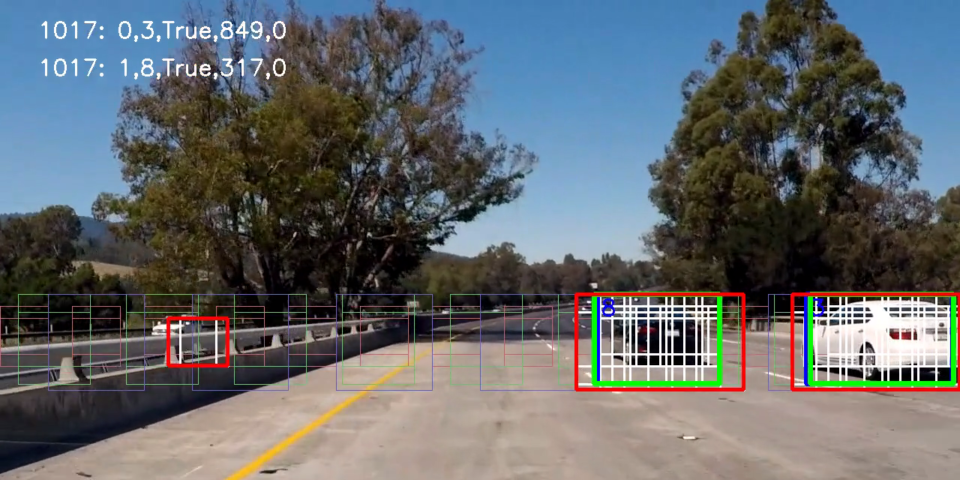
#> input picture VehicleDetection.png, 1920 x 960 px (shown at 1/2 size)
$ python -i crossval.py   (imports and definitions only)
#> lines starting #> are read from the running program, lines starting #| are printed output that depends on the picture
import numpy as np
import cv2
import matplotlib.image as mpimg

import os

import time
from sklearn.svm import LinearSVC
from sklearn.preprocessing import StandardScaler
from skimage.feature import hog
from sklearn.model_selection import KFold

# **KFOLD TEST FOR ...**

carfld = './../data/vehicles/'
nonfld = './../data/non-vehicles/'


def convert_color(img, frm="RGB", to="BGR"):
#> called with frm = 'RGB', to = 'BGR'
    converted = None
    if (frm == to):
        converted = np.copy(img)
    elif (frm == "RGB" and to == "BGR") or (frm == "BGR" and to == "RGB"):
        r, g, b = cv2.split(img)
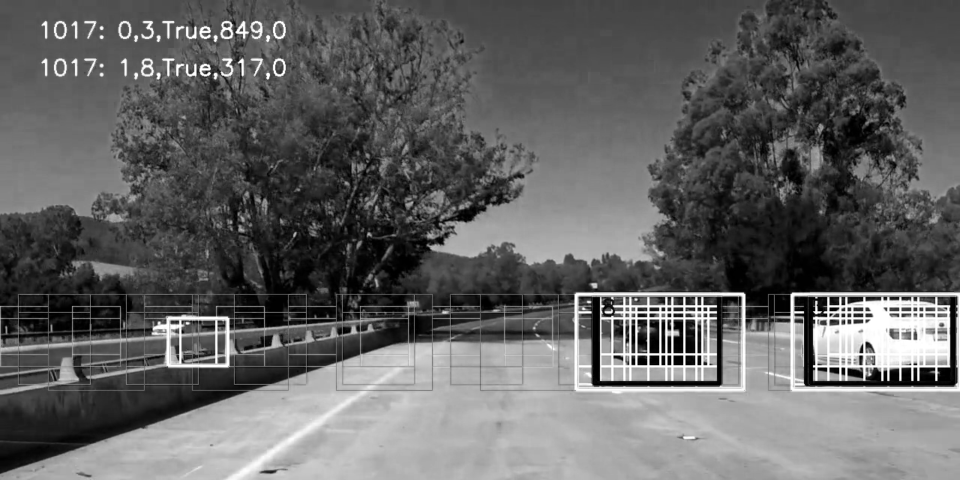
#> r: shape (960, 1920) (shown at 1/2 size); min 0, max 255, mean 98.6
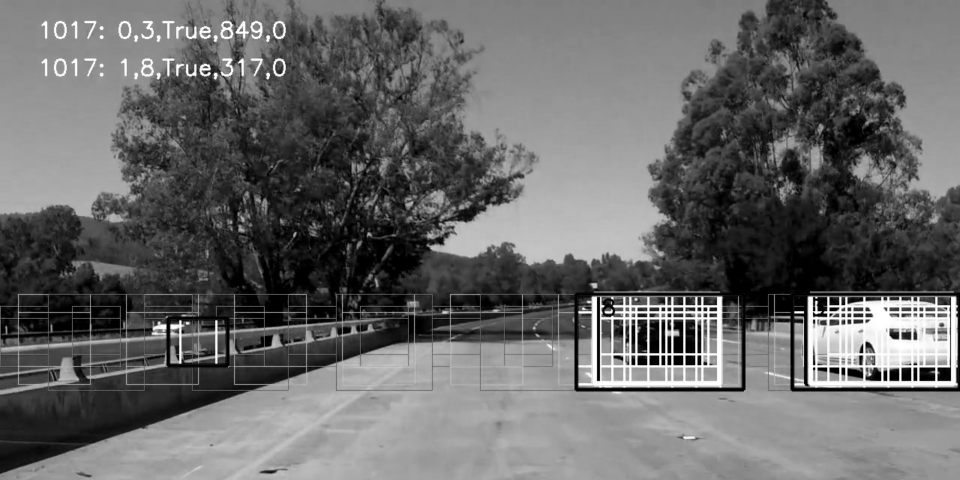
#> g: shape (960, 1920) (shown at 1/2 size); min 0, max 255, mean 103.5
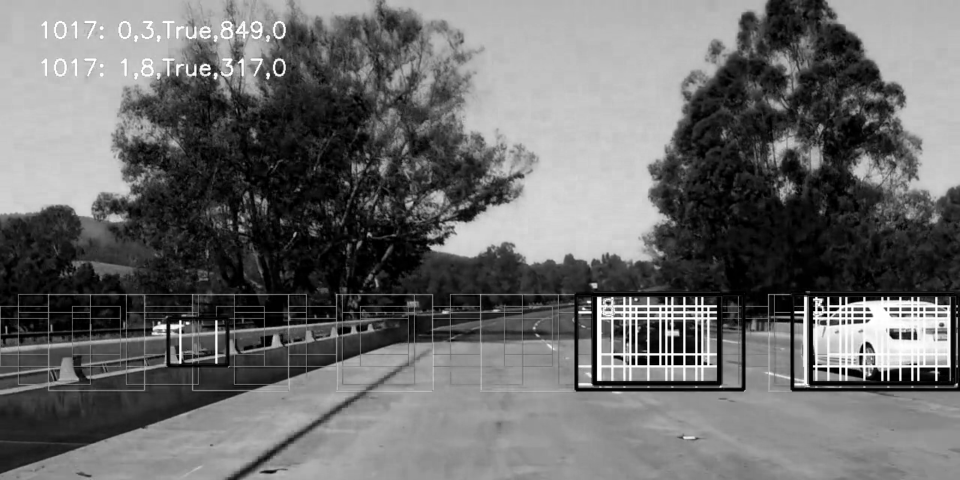
#> b: shape (960, 1920) (shown at 1/2 size); min 0, max 255, mean 107
        converted = cv2.merge((b, g, r))
#> converted is the input picture: shape (960, 1920, 3); mean B, G, R 107, 103.5, 98.6
    elif (frm == "RGB"):
        if to == 'HSV':
            converted = cv2.cvtColor(img, cv2.COLOR_RGB2HSV)
        elif to == 'LUV':
            converted = cv2.cvtColor(img, cv2.COLOR_RGB2LUV)
        elif to == 'HLS':
            converted = cv2.cvtColor(img, cv2.COLOR_RGB2HLS)
        elif to == 'YUV':
            converted = cv2.cvtColor(img, cv2.COLOR_RGB2YUV)
        elif to == 'YCrCb':
            converted = cv2.cvtColor(img, cv2.COLOR_RGB2YCrCb)
        else:
            print('convert color error', frm, to)
    elif (frm == "BGR"):
        if to == 'HSV':
            converted = cv2.cvtColor(img, cv2.COLOR_BGR2HSV)
        elif to == 'LUV':
            converted = cv2.cvtColor(img, cv2.COLOR_BGR2LUV)
        elif to == 'HLS':
            converted = cv2.cvtColor(img, cv2.COLOR_BGR2HLS)
        elif to == 'YUV':
            converted = cv2.cvtColor(img, cv2.COLOR_BGR2YUV)
        elif to == 'YCrCb':
            converted = cv2.cvtColor(img, cv2.COLOR_BGR2YCrCb)
        else:
            print('convert color error', frm, to)
    else:
        print('convert color error', frm, to)
    return converted


# Define a function to compute binned color features
# [137 lines left out: functions bin_spatial, color_hist, get_hog_features, extract_features_hog, extract_features, not called in this run]


num_samples = 50
cars = []
notcars = []
i = 0
# [9 lines not run here, left out]

i = 0
# [12 lines not run here, left out]
# Split up data into randomized training and test sets

nfold = 2
nnfold = 5

allcars = cars + notcars
y = np.hstack((np.ones(len(cars)), np.zeros(len(notcars))))
indices = np.arange(0, len(y))

kfolds = []
# [8 lines not run here, left out]

# TODO: Tweak these parameters and see how the results change.
imreader_list = ['cv2']
colorspace_list = ['YCrCb', 'YUV']
orient_list = [9, 6, 12, 8, 10, 7, 11]
pix_per_cell_list = [8, 16]
cell_per_block_list = [2,1]
hog_channel_list = [[0,1],[0,2],[1,2],[0,1,2],[0],[1],[2]]
spatial_list = [12,14,16,20,24,32]
histbin_list = [128]

color_space_spatial = True
color_space_hist = True
feat_list = ['spatial']

# [3 lines not run here, left out]

tall=time.time()
# [94 lines not run here, left out]

>>> import cv2
>>> picture = cv2.cvtColor(cv2.imread('VehicleDetection.png'), cv2.COLOR_BGR2RGB)
>>> result = convert_color(picture)
